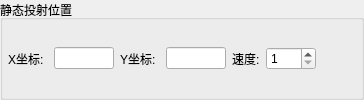
                <widget class="QGroupBox" name="groupBox_staticCastPos">
                 <property name="title">
                  <string>静态投射位置</string>
                 </property>
                 <layout class="QHBoxLayout" name="horizontalLayout_5">
                  <property name="leftMargin">
                   <number>5</number>
                  </property>
                  <property name="topMargin">
                   <number>5</number>
                  </property>
                  <property name="rightMargin">
                   <number>5</number>
                  </property>
                  <property name="bottomMargin">
                   <number>5</number>
                  </property>
                  <item>
                   <widget class="QLabel" name="label_22">
                    <property name="minimumSize">
                     <size>
                      <width>40</width>
                      <height>0</height>
                     </size>
                    </property>
                    <property name="maximumSize">
                     <size>
                      <width>40</width>
                      <height>16777215</height>
                     </size>
                    </property>
                    <property name="text">
                     <string>X坐标:</string>
                    </property>
                   </widget>
                  </item>
                  <item>
                   <widget class="QLineEdit" name="lineEdit_coordX">
                    <property name="sizePolicy">
                     <sizepolicy hsizetype="Maximum" vsizetype="Fixed">
                      <horstretch>0</horstretch>
                      <verstretch>0</verstretch>
                     </sizepolicy>
                    </property>
                    <property name="minimumSize">
                     <size>
                      <width>60</width>
                      <height>0</height>
                     </size>
                    </property>
                    <property name="maximumSize">
                     <size>
                      <width>60</width>
                      <height>16777215</height>
                     </size>
                    </property>
                   </widget>
                  </item>
                  <item>
                   <widget class="QLabel" name="label_23">
                    <property name="minimumSize">
                     <size>
                      <width>40</width>
                      <height>0</height>
                     </size>
                    </property>
                    <property name="maximumSize">
                     <size>
                      <width>40</width>
                      <height>16777215</height>
                     </size>
                    </property>
                    <property name="text">
                     <string>Y坐标:</string>
                    </property>
                   </widget>
                  </item>
                  <item>
                   <widget class="QLineEdit" name="lineEdit_coordY">
                    <property name="minimumSize">
                     <size>
                      <width>60</width>
                      <height>0</height>
                     </size>
                    </property>
                    <property name="maximumSize">
                     <size>
                      <width>60</width>
                      <height>16777215</height>
                     </size>
                    </property>
                   </widget>
                  </item>
                  <item>
                   <widget class="QLabel" name="label_28">
                    <property name="text">
                     <string>速度:</string>
                    </property>
                   </widget>
                  </item>
                  <item>
                   <widget class="QSpinBox" name="spinBox_speedLightDot">
                    <property name="minimumSize">
                     <size>
                      <width>50</width>
                      <height>0</height>
                     </size>
                    </property>
                    <property name="maximumSize">
                     <size>
                      <width>50</width>
                      <height>16777215</height>
                     </size>
                    </property>
                    <property name="minimum">
                     <number>1</number>
                    </property>
                    <property name="maximum">
                     <number>7</number>
                    </property>
                   </widget>
                  </item>
                  <item>
                   <spacer name="horizontalSpacer_6">
                    <property name="orientation">
                     <enum>Qt::Horizontal</enum>
                    </property>
                    <property name="sizeHint" stdset="0">
                     <size>
                      <width>40</width>
                      <height>20</height>
                     </size>
                    </property>
                   </spacer>
                  </item>
                 </layout>
                </widget>
